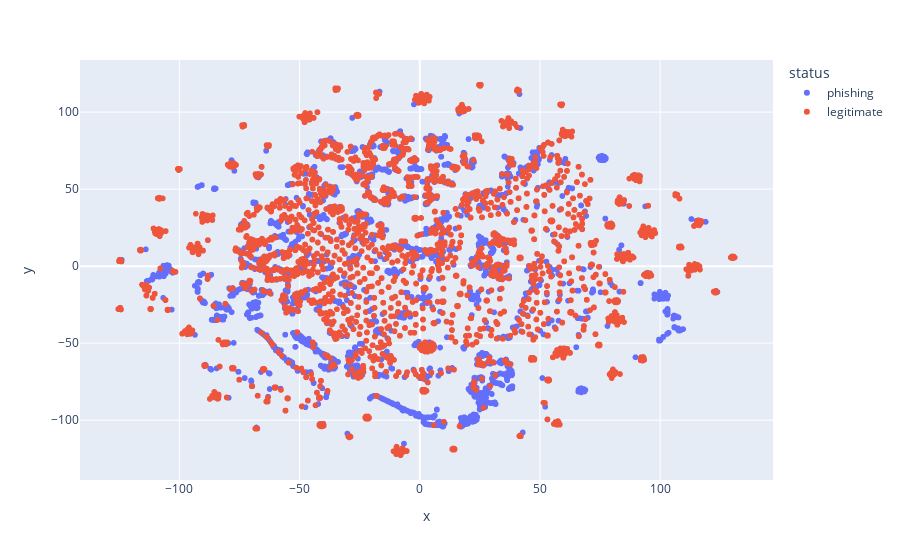

This figure's notebook cell:
### Code cell
# teraz kilka wymiarów na 2
df_embedded = TSNE(n_components=2, learning_rate='auto',init='random', perplexity=30).fit_transform(df[['hostname_length','url_length','phish_hints']])
df_fromTSNE = pd.DataFrame({'x':df_embedded.T[0], 'y':df_embedded.T[1],'status':df['status']})
fig = px.scatter(df_fromTSNE ,x='x', y='y', color='status' )
fig.show()

### Figure 1 — Plotly figure (JSON) as saved in the notebook; plotly's stock layout.template omitted (floating-point values rounded to 4 significant figures; data arrays with more than 128 entries replaced by an {"elided": "..."} marker saying what was removed)
{"data": [{"hovertemplate": "status=phishing<br>x=%{x}<br>y=%{y}<extra></extra>", "legendgroup": "phishing", "marker": {"color": "#636efa", "symbol": "circle"}, "mode": "markers", "name": "phishing", "showlegend": true, "type": "scattergl", "x": {"elided": "9715 float values"}, "xaxis": "x", "y": {"elided": "9715 float values"}, "yaxis": "y"}, {"hovertemplate": "status=legitimate<br>x=%{x}<br>y=%{y}<extra></extra>", "legendgroup": "legitimate", "marker": {"color": "#EF553B", "symbol": "circle"}, "mode": "markers", "name": "legitimate", "showlegend": true, "type": "scattergl", "x": {"elided": "9716 float values"}, "xaxis": "x", "y": {"elided": "9716 float values"}, "yaxis": "y"}], "layout": {"legend": {"title": {"text": "status"}, "tracegroupgap": 0}, "margin": {"t": 60}, "xaxis": {"anchor": "y", "domain": [0, 1], "title": {"text": "x"}}, "yaxis": {"anchor": "x", "domain": [0, 1], "title": {"text": "y"}}}}
